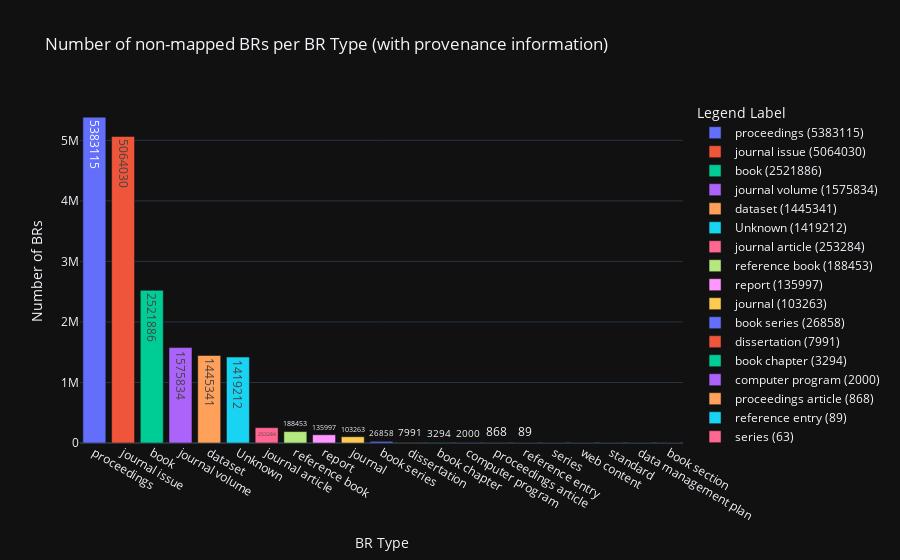

Notebook code for this chart:
### Code cell
# Create a DataFrame to make it easier to work with the data
df = pd.DataFrame(analysis_results).T  # Transpose the DataFrame to have 'br types' as columns

# Add new columns for sum of 'omid_only' and 'other_pids'
df['omid_only_sum'] = df.apply(lambda row: sum(item.get('omid_only', 0) if isinstance(item, dict) else 0 for item in row), axis=1)
df['other_pids_sum'] = df.apply(lambda row: sum(item.get('other_pids', 0) if isinstance(item, dict) else 0 for item in row), axis=1)
# Add new column for sum of all values
df['Number of BRs'] = df['omid_only_sum'] + df['other_pids_sum']


# Reset the index to have 'br types' as a regular column
df.reset_index(inplace=True)
df.rename(columns={'index': 'BR Type'}, inplace=True)
df['BR Type'].replace('', 'Unknown', inplace=True)  # Replace empty type string with 'Unknown'

# Create a new column for the legend labels
df['Legend Label'] = df['BR Type'] + ' (' + df['Number of BRs'].astype(str) + ')'


# Create the bar chart
fig = px.bar(df, x='BR Type', y='Number of BRs', text='Number of BRs', color='Legend Label',
             # labels={'Number of BRs': 'Number of BRs', 'omid_only_sum': 'Omid Only', 'With other PIDs': 'other_pids_sum'},
             title='Number of non-mapped BRs per BR Type (with provenance information)',
             hover_name='Legend Label',
             hover_data=['omid_only_sum', 'other_pids_sum'],
             # custom_data=df[df.columns[1:13]].fillna('0')
             )

# Customize the layout
fig.update_layout(xaxis_title='BR Type', yaxis_title='Number of BRs')

# # display hover info for the sum of values in nested dictionaries
# 
# hover_template = '<b>%{hovertext}</b><br><br>' + \
#                  'Number of BRs: %{y}<br><br>' + \
#                  '<b>Provenance Data</b><br>' + \
#                  'Crossref: %{customdata[0]}<br>' + \
#                  'Zenodo: %{customdata[1]}<br>' + \
#                  'Pubmed: %{customdata[2]}<br>' + \
#                  'Zenodo + Crossref: %{customdata[3]}<br>' + \
#                  'Datacite + Crossref: %{customdata[4]}<br>' + \
#                  'Zenodo + Pubmed: %{customdata[5]}<br>' + \
#                  'Pubmed + Crossref: %{customdata[6]}<br>' + \
#                  'Zenodo + Crossref + PubMed: %{customdata[7]}<br>' + \
#                     'Datacite: %{customdata[8]}<br>' + \
#                     'Crossref + Zenodo + Datacite: %{customdata[9]}<br>' + \
#                     'Datacite + Zenodo: %{customdata[10]}<br>' + \
#                     'Zenodo + Datacite + PubMed: %{customdata[11]}<br>'
# 
# fig.update_traces(hovertemplate=hover_template)


fig.show()

### Figure 1 — Plotly figure (JSON) as saved in the notebook; plotly's stock layout.template omitted (floating-point values rounded to 4 significant figures)
{"data": [{"alignmentgroup": "True", "customdata": [[5371580, 11535]], "hovertemplate": "<b>%{hovertext}</b><br><br>Legend Label=proceedings (5383115)<br>BR Type=%{x}<br>Number of BRs=%{text}<br>omid_only_sum=%{customdata[0]}<br>other_pids_sum=%{customdata[1]}<extra></extra>", "hovertext": ["proceedings (5383115)"], "legendgroup": "proceedings (5383115)", "marker": {"color": "#636efa", "pattern": {"shape": ""}}, "name": "proceedings (5383115)", "offsetgroup": "proceedings (5383115)", "orientation": "v", "showlegend": true, "text": [5383000.0], "textposition": "auto", "x": ["proceedings"], "xaxis": "x", "y": [5383115], "yaxis": "y", "type": "bar"}, {"alignmentgroup": "True", "customdata": [[4983903, 80127]], "hovertemplate": "<b>%{hovertext}</b><br><br>Legend Label=journal issue (5064030)<br>BR Type=%{x}<br>Number of BRs=%{text}<br>omid_only_sum=%{customdata[0]}<br>other_pids_sum=%{customdata[1]}<extra></extra>", "hovertext": ["journal issue (5064030)"], "legendgroup": "journal issue (5064030)", "marker": {"color": "#EF553B", "pattern": {"shape": ""}}, "name": "journal issue (5064030)", "offsetgroup": "journal issue (5064030)", "orientation": "v", "showlegend": true, "text": [5064000.0], "textposition": "auto", "x": ["journal issue"], "xaxis": "x", "y": [5064030], "yaxis": "y", "type": "bar"}, {"alignmentgroup": "True", "customdata": [[2411651, 110235]], "hovertemplate": "<b>%{hovertext}</b><br><br>Legend Label=book (2521886)<br>BR Type=%{x}<br>Number of BRs=%{text}<br>omid_only_sum=%{customdata[0]}<br>other_pids_sum=%{customdata[1]}<extra></extra>", "hovertext": ["book (2521886)"], "legendgroup": "book (2521886)", "marker": {"color": "#00cc96", "pattern": {"shape": ""}}, "name": "book (2521886)", "offsetgroup": "book (2521886)", "orientation": "v", "showlegend": true, "text": [2522000.0], "textposition": "auto", "x": ["book"], "xaxis": "x", "y": [2521886], "yaxis": "y", "type": "bar"}, {"alignmentgroup": "True", "customdata": [[1575739, 95]], "hovertemplate": "<b>%{hovertext}</b><br><br>Legend Label=journal volume (1575834)<br>BR Type=%{x}<br>Number of BRs=%{text}<br>omid_only_sum=%{customdata[0]}<br>other_pids_sum=%{customdata[1]}<extra></extra>", "hovertext": ["journal volume (1575834)"], "legendgroup": "journal volume (1575834)", "marker": {"color": "#ab63fa", "pattern": {"shape": ""}}, "name": "journal volume (1575834)", "offsetgroup": "journal volume (1575834)", "orientation": "v", "showlegend": true, "text": [1576000.0], "textposition": "auto", "x": ["journal volume"], "xaxis": "x", "y": [1575834], "yaxis": "y", "type": "bar"}, {"alignmentgroup": "True", "customdata": [[0, 1445341]], "hovertemplate": "<b>%{hovertext}</b><br><br>Legend Label=dataset (1445341)<br>BR Type=%{x}<br>Number of BRs=%{text}<br>omid_only_sum=%{customdata[0]}<br>other_pids_sum=%{customdata[1]}<extra></extra>", "hovertext": ["dataset (1445341)"], "legendgroup": "dataset (1445341)", "marker": {"color": "#FFA15A", "pattern": {"shape": ""}}, "name": "dataset (1445341)", "offsetgroup": "dataset (1445341)", "orientation": "v", "showlegend": true, "text": [1445000.0], "textposition": "auto", "x": ["dataset"], "xaxis": "x", "y": [1445341], "yaxis": "y", "type": "bar"}, {"alignmentgroup": "True", "customdata": [[428192, 991020]], "hovertemplate": "<b>%{hovertext}</b><br><br>Legend Label=Unknown (1419212)<br>BR Type=%{x}<br>Number of BRs=%{text}<br>omid_only_sum=%{customdata[0]}<br>other_pids_sum=%{customdata[1]}<extra></extra>", "hovertext": ["Unknown (1419212)"], "legendgroup": "Unknown (1419212)", "marker": {"color": "#19d3f3", "pattern": {"shape": ""}}, "name": "Unknown (1419212)", "offsetgroup": "Unknown (1419212)", "orientation": "v", "showlegend": true, "text": [1419000.0], "textposition": "auto", "x": ["Unknown"], "xaxis": "x", "y": [1419212], "yaxis": "y", "type": "bar"}, {"alignmentgroup": "True", "customdata": [[0, 253284]], "hovertemplate": "<b>%{hovertext}</b><br><br>Legend Label=journal article (253284)<br>BR Type=%{x}<br>Number of BRs=%{text}<br>omid_only_sum=%{customdata[0]}<br>other_pids_sum=%{customdata[1]}<extra></extra>", "hovertext": ["journal article (253284)"], "legendgroup": "journal article (253284)", "marker": {"color": "#FF6692", "pattern": {"shape": ""}}, "name": "journal article (253284)", "offsetgroup": "journal article (253284)", "orientation": "v", "showlegend": true, "text": [253300.0], "textposition": "auto", "x": ["journal article"], "xaxis": "x", "y": [253284], "yaxis": "y", "type": "bar"}, {"alignmentgroup": "True", "customdata": [[188427, 26]], "hovertemplate": "<b>%{hovertext}</b><br><br>Legend Label=reference book (188453)<br>BR Type=%{x}<br>Number of BRs=%{text}<br>omid_only_sum=%{customdata[0]}<br>other_pids_sum=%{customdata[1]}<extra></extra>", "hovertext": ["reference book (188453)"], "legendgroup": "reference book (188453)", "marker": {"color": "#B6E880", "pattern": {"shape": ""}}, "name": "reference book (188453)", "offsetgroup": "reference book (188453)", "orientation": "v", "showlegend": true, "text": [188500.0], "textposition": "auto", "x": ["reference book"], "xaxis": "x", "y": [188453], "yaxis": "y", "type": "bar"}, {"alignmentgroup": "True", "customdata": [[0, 135997]], "hovertemplate": "<b>%{hovertext}</b><br><br>Legend Label=report (135997)<br>BR Type=%{x}<br>Number of BRs=%{text}<br>omid_only_sum=%{customdata[0]}<br>other_pids_sum=%{customdata[1]}<extra></extra>", "hovertext": ["report (135997)"], "legendgroup": "report (135997)", "marker": {"color": "#FF97FF", "pattern": {"shape": ""}}, "name": "report (135997)", "offsetgroup": "report (135997)", "orientation": "v", "showlegend": true, "text": [136000.0], "textposition": "auto", "x": ["report"], "xaxis": "x", "y": [135997], "yaxis": "y", "type": "bar"}, {"alignmentgroup": "True", "customdata": [[101660, 1603]], "hovertemplate": "<b>%{hovertext}</b><br><br>Legend Label=journal (103263)<br>BR Type=%{x}<br>Number of BRs=%{text}<br>omid_only_sum=%{customdata[0]}<br>other_pids_sum=%{customdata[1]}<extra></extra>", "hovertext": ["journal (103263)"], "legendgroup": "journal (103263)", "marker": {"color": "#FECB52", "pattern": {"shape": ""}}, "name": "journal (103263)", "offsetgroup": "journal (103263)", "orientation": "v", "showlegend": true, "text": [103300.0], "textposition": "auto", "x": ["journal"], "xaxis": "x", "y": [103263], "yaxis": "y", "type": "bar"}, {"alignmentgroup": "True", "customdata": [[26685, 173]], "hovertemplate": "<b>%{hovertext}</b><br><br>Legend Label=book series (26858)<br>BR Type=%{x}<br>Number of BRs=%{text}<br>omid_only_sum=%{customdata[0]}<br>other_pids_sum=%{customdata[1]}<extra></extra>", "hovertext": ["book series (26858)"], "legendgroup": "book series (26858)", "marker": {"color": "#636efa", "pattern": {"shape": ""}}, "name": "book series (26858)", "offsetgroup": "book series (26858)", "orientation": "v", "showlegend": true, "text": [26860.0], "textposition": "auto", "x": ["book series"], "xaxis": "x", "y": [26858], "yaxis": "y", "type": "bar"}, {"alignmentgroup": "True", "customdata": [[0, 7991]], "hovertemplate": "<b>%{hovertext}</b><br><br>Legend Label=dissertation (7991)<br>BR Type=%{x}<br>Number of BRs=%{text}<br>omid_only_sum=%{customdata[0]}<br>other_pids_sum=%{customdata[1]}<extra></extra>", "hovertext": ["dissertation (7991)"], "legendgroup": "dissertation (7991)", "marker": {"color": "#EF553B", "pattern": {"shape": ""}}, "name": "dissertation (7991)", "offsetgroup": "dissertation (7991)", "orientation": "v", "showlegend": true, "text": [7991.0], "textposition": "auto", "x": ["dissertation"], "xaxis": "x", "y": [7991], "yaxis": "y", "type": "bar"}, {"alignmentgroup": "True", "customdata": [[0, 3294]], "hovertemplate": "<b>%{hovertext}</b><br><br>Legend Label=book chapter (3294)<br>BR Type=%{x}<br>Number of BRs=%{text}<br>omid_only_sum=%{customdata[0]}<br>other_pids_sum=%{customdata[1]}<extra></extra>", "hovertext": ["book chapter (3294)"], "legendgroup": "book chapter (3294)", "marker": {"color": "#00cc96", "pattern": {"shape": ""}}, "name": "book chapter (3294)", "offsetgroup": "book chapter (3294)", "orientation": "v", "showlegend": true, "text": [3294.0], "textposition": "auto", "x": ["book chapter"], "xaxis": "x", "y": [3294], "yaxis": "y", "type": "bar"}, {"alignmentgroup": "True", "customdata": [[0, 2000]], "hovertemplate": "<b>%{hovertext}</b><br><br>Legend Label=computer program (2000)<br>BR Type=%{x}<br>Number of BRs=%{text}<br>omid_only_sum=%{customdata[0]}<br>other_pids_sum=%{customdata[1]}<extra></extra>", "hovertext": ["computer program (2000)"], "legendgroup": "computer program (2000)", "marker": {"color": "#ab63fa", "pattern": {"shape": ""}}, "name": "computer program (2000)", "offsetgroup": "computer program (2000)", "orientation": "v", "showlegend": true, "text": [2000.0], "textposition": "auto", "x": ["computer program"], "xaxis": "x", "y": [2000], "yaxis": "y", "type": "bar"}, {"alignmentgroup": "True", "customdata": [[0, 868]], "hovertemplate": "<b>%{hovertext}</b><br><br>Legend Label=proceedings article (868)<br>BR Type=%{x}<br>Number of BRs=%{text}<br>omid_only_sum=%{customdata[0]}<br>other_pids_sum=%{customdata[1]}<extra></extra>", "hovertext": ["proceedings article (868)"], "legendgroup": "proceedings article (868)", "marker": {"color": "#FFA15A", "pattern": {"shape": ""}}, "name": "proceedings article (868)", "offsetgroup": "proceedings article (868)", "orientation": "v", "showlegend": true, "text": [868.0], "textposition": "auto", "x": ["proceedings article"], "xaxis": "x", "y": [868], "yaxis": "y", "type": "bar"}, {"alignmentgroup": "True", "customdata": [[0, 89]], "hovertemplate": "<b>%{hovertext}</b><br><br>Legend Label=reference entry (89)<br>BR Type=%{x}<br>Number of BRs=%{text}<br>omid_only_sum=%{customdata[0]}<br>other_pids_sum=%{customdata[1]}<extra></extra>", "hovertext": ["reference entry (89)"], "legendgroup": "reference entry (89)", "marker": {"color": "#19d3f3", "pattern": {"shape": ""}}, "name": "reference entry (89)", "offsetgroup": "reference entry (89)", "orientation": "v", "showlegend": true, "text": [89.0], "textposition": "auto", "x": ["reference entry"], "xaxis": "x", "y": [89], "yaxis": "y", "type": "bar"}, {"alignmentgroup": "True", "customdata": [[38, 25]], "hovertemplate": "<b>%{hovertext}</b><br><br>Legend Label=series (63)<br>BR Type=%{x}<br>Number of BRs=%{text}<br>omid_only_sum=%{customdata[0]}<br>other_pids_sum=%{customdata[1]}<extra></extra>", "hovertext": ["series (63)"], "legendgroup": "series (63)", "marker": {"color": "#FF6692", "pattern": {"shape": ""}}, "name": "series (63)", "offsetgroup": "series (63)", "orientation": "v", "showlegend": true, "text": [63.0], "textposition": "auto", "x": ["series"], "xaxis": "x", "y": [63], "yaxis": "y", "type": "bar"}, {"alignmentgroup": "True", "customdata": [[0, 29]], "hovertemplate": "<b>%{hovertext}</b><br><br>Legend Label=web content (29)<br>BR Type=%{x}<br>Number of BRs=%{text}<br>omid_only_sum=%{customdata[0]}<br>other_pids_sum=%{customdata[1]}<extra></extra>", "hovertext": ["web content (29)"], "legendgroup": "web content (29)", "marker": {"color": "#B6E880", "pattern": {"shape": ""}}, "name": "web content (29)", "offsetgroup": "web content (29)", "orientation": "v", "showlegend": true, "text": [29.0], "textposition": "auto", "x": ["web content"], "xaxis": "x", "y": [29], "yaxis": "y", "type": "bar"}, {"alignmentgroup": "True", "customdata": [[0, 4]], "hovertemplate": "<b>%{hovertext}</b><br><br>Legend Label=standard (4)<br>BR Type=%{x}<br>Number of BRs=%{text}<br>omid_only_sum=%{customdata[0]}<br>other_pids_sum=%{customdata[1]}<extra></extra>", "hovertext": ["standard (4)"], "legendgroup": "standard (4)", "marker": {"color": "#FF97FF", "pattern": {"shape": ""}}, "name": "standard (4)", "offsetgroup": "standard (4)", "orientation": "v", "showlegend": true, "text": [4.0], "textposition": "auto", "x": ["standard"], "xaxis": "x", "y": [4], "yaxis": "y", "type": "bar"}, {"alignmentgroup": "True", "customdata": [[0, 4]], "hovertemplate": "<b>%{hovertext}</b><br><br>Legend Label=data management plan (4)<br>BR Type=%{x}<br>Number of BRs=%{text}<br>omid_only_sum=%{customdata[0]}<br>other_pids_sum=%{customdata[1]}<extra></extra>", "hovertext": ["data management plan (4)"], "legendgroup": "data management plan (4)", "marker": {"color": "#FECB52", "pattern": {"shape": ""}}, "name": "data management plan (4)", "offsetgroup": "data management plan (4)", "orientation": "v", "showlegend": true, "text": [4.0], "textposition": "auto", "x": ["data management plan"], "xaxis": "x", "y": [4], "yaxis": "y", "type": "bar"}, {"alignmentgroup": "True", "customdata": [[0, 3]], "hovertemplate": "<b>%{hovertext}</b><br><br>Legend Label=book section (3)<br>BR Type=%{x}<br>Number of BRs=%{text}<br>omid_only_sum=%{customdata[0]}<br>other_pids_sum=%{customdata[1]}<extra></extra>", "hovertext": ["book section (3)"], "legendgroup": "book section (3)", "marker": {"color": "#636efa", "pattern": {"shape": ""}}, "name": "book section (3)", "offsetgroup": "book section (3)", "orientation": "v", "showlegend": true, "text": [3.0], "textposition": "auto", "x": ["book section"], "xaxis": "x", "y": [3], "yaxis": "y", "type": "bar"}], "layout": {"xaxis": {"anchor": "y", "domain": [0.0, 1.0], "title": {"text": "BR Type"}}, "yaxis": {"anchor": "x", "domain": [0.0, 1.0], "title": {"text": "Number of BRs"}}, "legend": {"title": {"text": "Legend Label"}, "tracegroupgap": 0}, "title": {"text": "Number of non-mapped BRs per BR Type (with provenance information)"}, "barmode": "relative"}}
